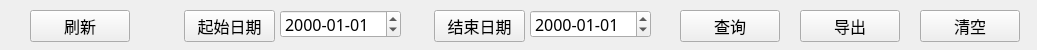
<?xml version="1.0" encoding="UTF-8"?>
<ui version="4.0">
 <class>LogBtnBar</class>
 <widget class="QWidget" name="LogBtnBar">
  <property name="geometry">
   <rect>
    <x>0</x>
    <y>0</y>
    <width>1037</width>
    <height>50</height>
   </rect>
  </property>
  <property name="font">
   <font>
    <family>微软雅黑</family>
    <pointsize>12</pointsize>
   </font>
  </property>
  <property name="windowTitle">
   <string>Form</string>
  </property>
  <widget class="QPushButton" name="startDateBtn">
   <property name="geometry">
    <rect>
     <x>184</x>
     <y>10</y>
     <width>91</width>
     <height>32</height>
    </rect>
   </property>
   <property name="text">
    <string>起始日期</string>
   </property>
  </widget>
  <widget class="QDateEdit" name="startDateEdit">
   <property name="geometry">
    <rect>
     <x>280</x>
     <y>10</y>
     <width>121</width>
     <height>28</height>
    </rect>
   </property>
   <property name="displayFormat">
    <string>yyyy-MM-dd</string>
   </property>
  </widget>
  <widget class="QPushButton" name="clearBtn">
   <property name="geometry">
    <rect>
     <x>920</x>
     <y>10</y>
     <width>100</width>
     <height>32</height>
    </rect>
   </property>
   <property name="text">
    <string>清空</string>
   </property>
  </widget>
  <widget class="QDateEdit" name="endDateEdit">
   <property name="geometry">
    <rect>
     <x>530</x>
     <y>10</y>
     <width>121</width>
     <height>28</height>
    </rect>
   </property>
   <property name="displayFormat">
    <string>yyyy-MM-dd</string>
   </property>
  </widget>
  <widget class="QPushButton" name="refreshBtn">
   <property name="geometry">
    <rect>
     <x>30</x>
     <y>10</y>
     <width>100</width>
     <height>32</height>
    </rect>
   </property>
   <property name="text">
    <string>刷新</string>
   </property>
  </widget>
  <widget class="QPushButton" name="endDateBtn">
   <property name="geometry">
    <rect>
     <x>434</x>
     <y>10</y>
     <width>91</width>
     <height>32</height>
    </rect>
   </property>
   <property name="text">
    <string>结束日期</string>
   </property>
  </widget>
  <widget class="QPushButton" name="queryBtn">
   <property name="geometry">
    <rect>
     <x>680</x>
     <y>10</y>
     <width>100</width>
     <height>32</height>
    </rect>
   </property>
   <property name="text">
    <string>查询</string>
   </property>
  </widget>
  <widget class="QPushButton" name="exportBtn">
   <property name="geometry">
    <rect>
     <x>800</x>
     <y>10</y>
     <width>100</width>
     <height>32</height>
    </rect>
   </property>
   <property name="text">
    <string>导出</string>
   </property>
  </widget>
 </widget>
 <resources/>
 <connections/>
</ui>
